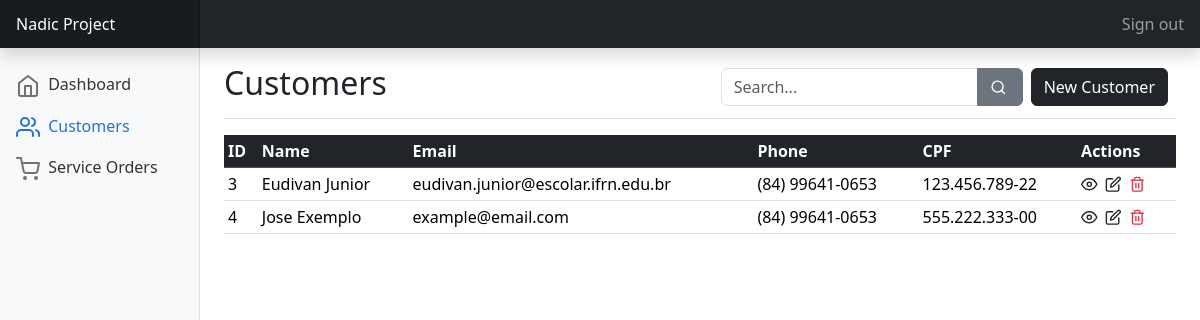
The app's page /crm/customers/ (signed in), older data.
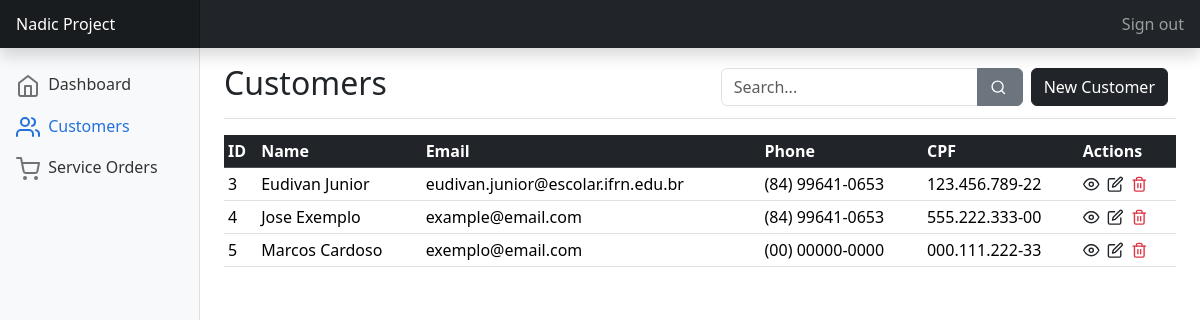
The same page, newer data.
### crm/models.py (models this page shows)
class Customer(models.Model):
    first_name = models.CharField(max_length=50)
    last_name = models.CharField(max_length=50)
    email = models.EmailField()
    phone = models.CharField(max_length=20)
    address = models.CharField(max_length=200)
    cpf = models.CharField(max_length=11, unique=True)
    created_at = models.DateTimeField(auto_now_add=True)
    def __str__(self) -> str:
        return f"{self.first_name} {self.last_name}"
    def get_absolute_url(self):
        return reverse('detail_customer', kwargs={'pk': self.pk})

### crm/view/customers.py (the view)
# urls.py: path('customers/', Customer_ListView.as_view(), name='customers'),
class Customer_ListView(ViewBase, ListView):
    template_name = "customers/list.html"
    context_object_name = 'customers'
    def get_queryset(self):
        search_query = self.request.GET.get('search_query')
        if search_query:
            return Customer.objects.filter(Q(first_name__icontains=search_query) |
                                           Q(last_name__icontains=search_query) |
                                           Q(cpf__icontains=search_query))
        return super().get_queryset()

### crm/templatetags/custom_filters.py (called while the page is built)
@register.filter(name='phone_format')
def phone_format(phone):
    if len(phone) == 11:
        return f'({phone[0:2]}) {phone[2:7]}-{phone[7:11]}'
    else:
        return phone  # Se o número de telefone não estiver no formato esperado, retorne como está

@register.filter(name='cpf_format')
def cpf_format(cpf):
    return f'{cpf[0:3]}.{cpf[3:6]}.{cpf[6:9]}-{cpf[9:11]}'

### crm/view/base.py (called while the page is built)
    def get_context_data(self, **kwargs):
        context = super().get_context_data(**kwargs)
        context["active_page"] = self.active_page
        return context

### crm/templates/customers/list.html (shortened to what this page needs)
{% extends "../utils/base.html" %}
{% load static %}
{% load custom_filters %}
{% block main %}
    <div class="d-flex justify-content-between flex-wrap flex-md-nowrap align-items-center pt-3 pb-2 mb-3 border-bottom">
        <h1 class="h2">Customers</h1>
        <div class="d-flex">
            <form method="get">
                <div class="input-group">
                    <input name="search_query" type="text" class="form-control" placeholder="Search..." aria-label="Search input">
                    <button class="btn btn-secondary" type="submit">
                    </button>
                </div>
            </form>
            <a href="{% url 'create_customer' %}" class="btn btn-dark mx-2">New Customer</a>
        </div>
    </div>
    <div class="table-responsive mb-3" style="height: calc(100vh - 160px);">
        <table class="table table-sm table-hover">
            <thead class="table-dark">
                <tr>
                    <th scope="col">ID</th>
                    <th scope="col">Name</th>
                    <th scope="col">Email</th>
                    <th scope="col">Phone</th>
                    <th scope="col">CPF</th>
                    <th scope="col">Actions</th>
                </tr>
            </thead>
            <tbody>
                {% for customer in customers %}
                    <tr>
                        <td>{{customer.id}}</td>
                        <td>{{customer}}</td>
                        <td>{{customer.email}}</td>
                        <td>{{ customer.phone|phone_format }}</td>
                        <td>{{ customer.cpf|cpf_format }}</td>
                        <td>
                            <a href="{{customer.get_absolute_url}}" class="link-dark text-decoration-none">
                                <svg xmlns="http://www.w3.org/2000/svg" width="20" height="20" viewBox="0 0 29 29" fill="none" stroke="currentColor" stroke-width="2" stroke-linecap="round" stroke-linejoin="round" class="feather feather-eye">
                                    <path d="M1 12s4-8 11-8 11 8 11 8-4 8-11 8-11-8-11-8z"></path>
                                    <circle cx="12" cy="12" r="3"></circle>
                                </svg>
                            </a>
                            <a href="{% url 'update_customer' pk=customer.id %}" class="link-dark text-decoration-none">
                            </a>
                            <a href="{% url 'delete_customer' pk=customer.id %}" class="link-danger text-decoration-none">
                            </a>
                        </td>
                    </tr>
                {% endfor %}
            </tbody>
        </table>
    </div>
{% endblock main %}

Row changes from the older to the newer data that the page shows:
added Customer: id "5", first_name+last_name "Marcos Cardoso", email "exemplo@email.com", phone "(00) 00000-0000", cpf|cpf_format "000.111.222-33"
